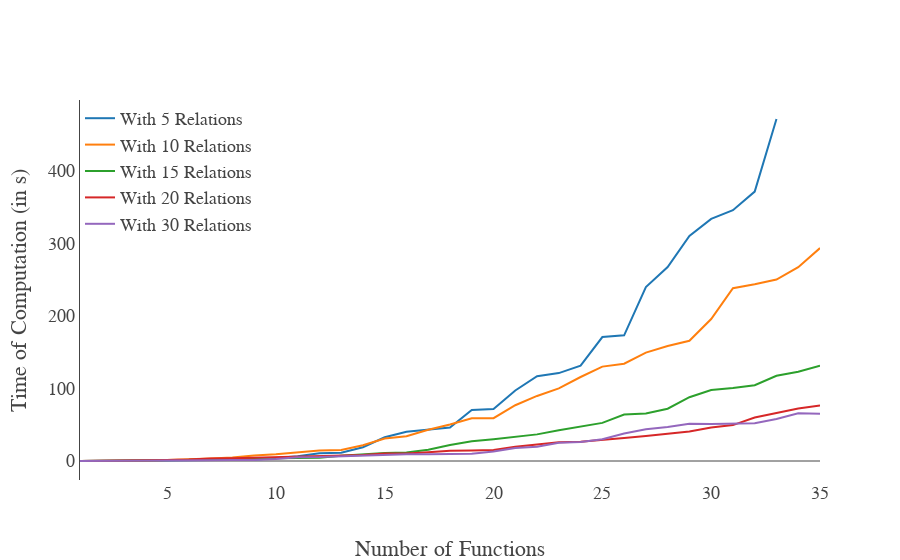

Notebook code for this chart:
### Code cell
layout = Layout(
    # title='Comparisation Performance With the Total Number of Relations',
    font=dict(family='Latin Modern Math', size=6*3),
    xaxis=dict(
        title='Number of Functions',
        autorange=True,
        showgrid=False,
        zeroline=True,
        showline=False,
        autotick=True,
        ticks='',
        showticklabels=True
    ),
    yaxis=dict(
        title='Time of Computation (in s)',
        autorange=True,
        showgrid=False,
        zeroline=True,
        showline=True,
        autotick=True,
        ticks='',
        showticklabels=True
    ),
    legend=dict(x=0, y=1)
)
fig = Figure(data=[data05, data10, data15, data20, data30], layout=layout)
iplot(fig)

### Figure 1 — Plotly figure (JSON) as saved in the notebook; plotly's stock layout.template omitted (floating-point values rounded to 4 significant figures)
{"data": [{"name": "With 5 Relations", "type": "scatter", "x": [1, 2, 3, 4, 5, 6, 7, 8, 9, 10, 11, 12, 13, 14, 15, 16, 17, 18, 19, 20, 21, 22, 23, 24, 25, 26, 27, 28, 29, 30, 31, 32, 33], "y": [0.07873, 0.1474, 0.1628, 0.2686, 0.7845, 1.034, 1.357, 1.56, 1.867, 4.002, 6.712, 10.55, 11.55, 19.03, 32.67, 40.39, 43.57, 46.19, 70.21, 71.64, 97.13, 116.9, 121.1, 131.4, 170.8, 173.2, 239.6, 267.2, 310.1, 333.6, 345.6, 371.2, 471.2]}, {"name": "With 10 Relations", "type": "scatter", "x": [1, 2, 3, 4, 5, 6, 7, 8, 9, 10, 11, 12, 13, 14, 15, 16, 17, 18, 19, 20, 21, 22, 23, 24, 25, 26, 27, 28, 29, 30, 31, 32, 33, 34, 35], "y": [0.04131, 0.1254, 0.3252, 0.7852, 1.539, 2.32, 3.59, 4.973, 7.726, 9.147, 12.17, 14.6, 15.18, 21.67, 31.05, 34.2, 43.12, 50.27, 58.75, 59.06, 76.87, 89.64, 100.1, 115.7, 130.0, 134.1, 149.3, 158.4, 165.6, 195.6, 238.1, 243.4, 249.9, 267.0, 293.3]}, {"name": "With 15 Relations", "type": "scatter", "x": [1, 2, 3, 4, 5, 6, 7, 8, 9, 10, 11, 12, 13, 14, 15, 16, 17, 18, 19, 20, 21, 22, 23, 24, 25, 26, 27, 28, 29, 30, 31, 32, 33, 34, 35], "y": [0.08275, 0.2422, 0.5232, 0.6437, 0.8627, 1.027, 1.352, 2.061, 3.538, 3.743, 4.117, 4.555, 7.348, 9.3, 11.15, 11.66, 15.63, 21.94, 27.11, 29.91, 33.02, 36.69, 42.49, 47.14, 52.55, 64.05, 65.48, 72.05, 87.9, 97.88, 100.6, 104.4, 117.4, 122.9, 131.2]}, {"name": "With 20 Relations", "type": "scatter", "x": [1, 2, 3, 4, 5, 6, 7, 8, 9, 10, 11, 12, 13, 14, 15, 16, 17, 18, 19, 20, 21, 22, 23, 24, 25, 26, 27, 28, 29, 30, 31, 32, 33, 34, 35], "y": [0.01956, 0.1299, 0.4316, 0.5189, 1.349, 2.062, 3.529, 3.706, 4.451, 5.236, 6.265, 7.223, 7.475, 8.361, 10.35, 10.34, 12.05, 14.14, 14.4, 15.12, 19.72, 22.87, 25.73, 26.69, 29.72, 31.79, 34.42, 38.01, 40.63, 46.22, 49.5, 59.87, 65.93, 72.48, 76.45]}, {"name": "With 30 Relations", "type": "scatter", "x": [1, 2, 3, 4, 5, 6, 7, 8, 9, 10, 11, 12, 13, 14, 15, 16, 17, 18, 19, 20, 21, 22, 23, 24, 25, 26, 27, 28, 29, 30, 31, 32, 33, 34, 35], "y": [0.02779, 0.05979, 0.2025, 0.3646, 0.3992, 0.6042, 0.9883, 1.533, 1.569, 2.872, 5.347, 5.487, 6.374, 7.311, 9.048, 9.321, 9.489, 9.601, 9.969, 13.19, 18.07, 19.57, 25.24, 26.3, 30.08, 38.0, 43.64, 46.98, 51.38, 51.06, 51.21, 52.11, 57.91, 65.65, 65.25]}], "layout": {"font": {"family": "Latin Modern Math", "size": 18}, "legend": {"x": 0, "y": 1}, "xaxis": {"autorange": true, "autotick": true, "showgrid": false, "showline": false, "showticklabels": true, "ticks": "", "title": "Number of Functions", "zeroline": true}, "yaxis": {"autorange": true, "autotick": true, "showgrid": false, "showline": true, "showticklabels": true, "ticks": "", "title": "Time of Computation (in s)", "zeroline": true}}}
